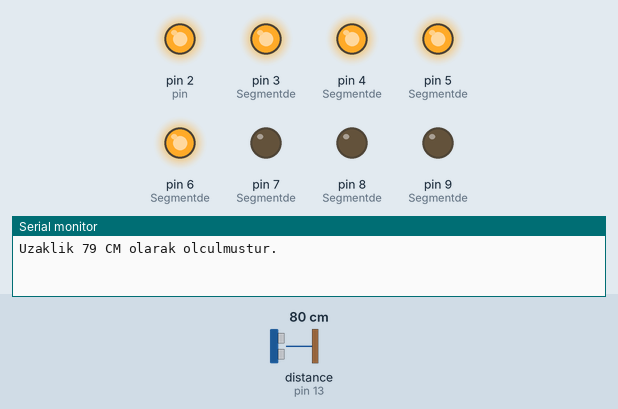
The sketch below on a simulated Arduino Uno, built with avr-gcc and run on an emulated ATmega328P. On the bench: output pins drawn as LEDs (lit = HIGH), the last lines printed to the serial monitor. Wiring (inferred from the names in the program): ultrasonic range finder: trigger pin 12; echo pin 13. The test bench sets the inputs (shaded band); at power-on: distance to the obstacle (sensor on pin 13) 80 cm. The echo pulse lasts 58.3 µs per cm; pins used as bus, display or sensor lines are not drawn.

Above: at 0.4 s.
At 2.4 s:
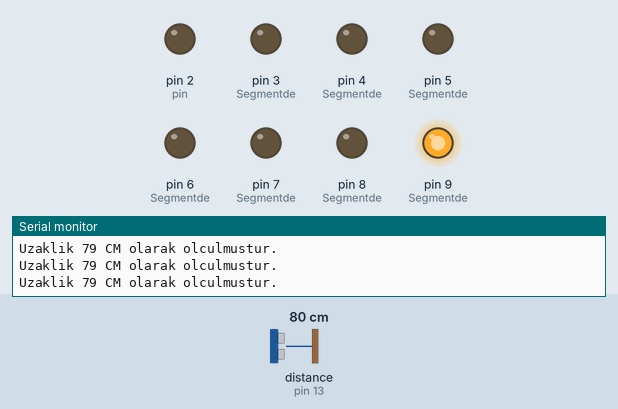
At 3.4 s:
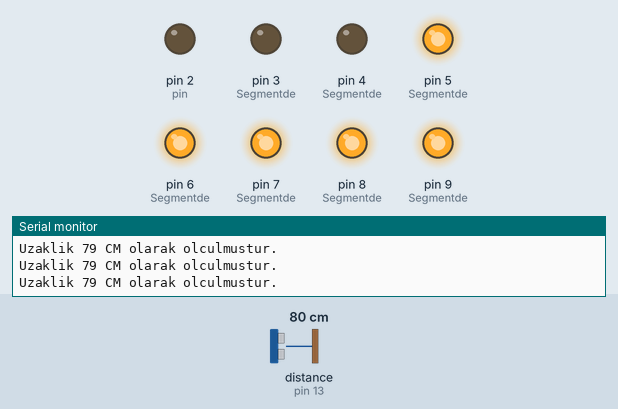
At 5.4 s:
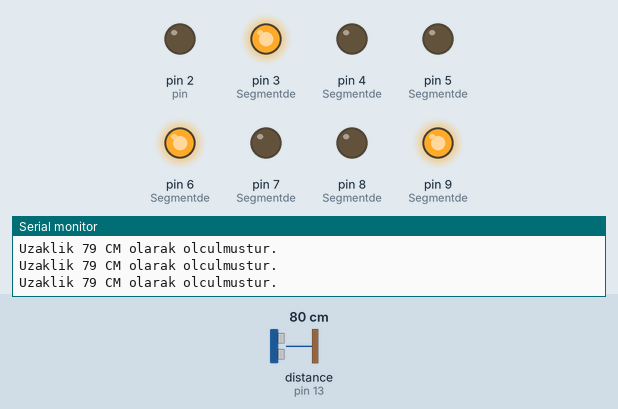
At 8.4 s:
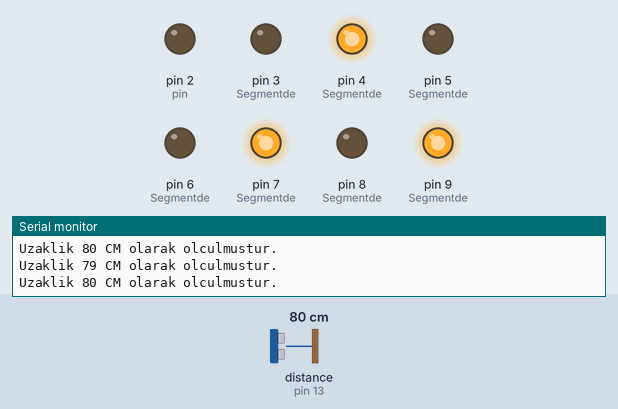
At 11.3 s:
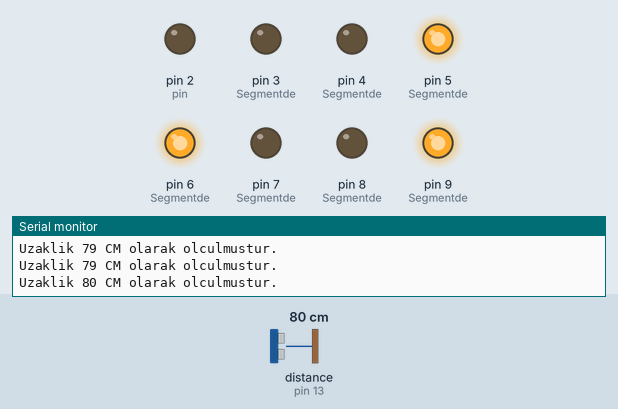
Timing chart, 0 to 12.9 s (numbered marks = the images above):
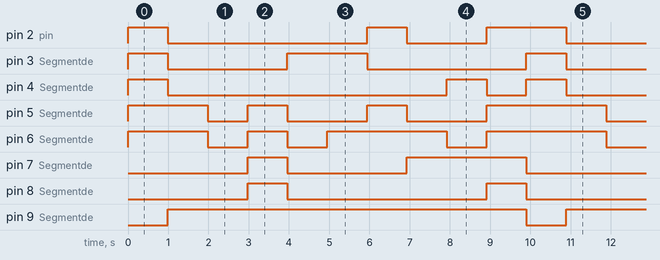

The sketch:

2_3_servensegmentmultitask.ino
```cpp
#include <Arduino_FreeRTOS.h>

int trigPin = 12; /* Sensorun trig pini Arduinonun 6 numaralı ayağına bağlandı */
int echoPin = 13;  /* Sensorun echo pini Arduinonun 7 numaralı ayağına bağlandı */

long sure;
long uzaklik;

void setup() {
  // put your setup code here, to run once:
pinMode(2, OUTPUT); //Segmentde "A" kısmı
  pinMode(3, OUTPUT); //Segmentde "B" kısmı
  pinMode(4, OUTPUT); //Segmentde "C" kısmı
  pinMode(5, OUTPUT); //Segmentde "D" kısmı
  pinMode(6, OUTPUT); //Segmentde "E" kısmı
  pinMode(7, OUTPUT); //Segmentde "F" kısmı
  pinMode(8, OUTPUT); //Segmentde "G" kısmı
  pinMode(9, OUTPUT); //Segmentde "DP" kısmı (Nokta kısmı)

pinMode(trigPin, OUTPUT); /* trig pini çıkış olarak ayarlandı */
  pinMode(echoPin,INPUT); /* echo pini giriş olarak ayarlandı */
  Serial.begin(9600); /* Seri haberlesme baslatildi */
xTaskCreate(
    vTaskDisplay
    , "task 1"
    , 128
    ,NULL
    ,1
    ,NULL);

  // put your setup code here, to run once:
  xTaskCreate(
    vTaskMesafe
    , "task 2"
    , 128
    ,NULL
    ,2
    ,NULL);

}

void loop() {
  // put your main code here, to run repeatedly:

}
void vTaskDisplay(void *pvParameters)
{
   byte seven_seg_digits[10][8] = {
  { 0,0,0,0,0,0,1,1 },  // = 0
  { 1,0,0,1,1,1,1,1 },  // = 1
  { 0,0,1,0,0,1,0,1 },  // = 2
  { 0,0,0,0,1,1,0,1 },  // = 3
  { 1,0,0,1,1,0,0,1 },  // = 4
  { 0,1,0,0,1,0,0,1 },  // = 5
  { 0,1,0,0,0,0,0,1 },  // = 6
  { 0,0,0,1,1,1,1,1 },  // = 7
  { 0,0,0,0,0,0,0,1 },  // = 8
  { 0,0,0,1,1,0,0,1 }   // = 9
};
 for(;;)
  {
    for (byte count = 10; count > 0; --count)
    {
      byte pin = 2;
      for (byte segCount = 0; segCount < 8; ++segCount)
      {
        digitalWrite(pin, seven_seg_digits[count][segCount]);
        ++pin;
      }
      vTaskDelay(1000/ portTICK_PERIOD_MS);
    }
  }
}
void vTaskMesafe(void *pvParameters)
{
  for(;;)
  {
    digitalWrite(trigPin, LOW); /* sensör pasif hale getirildi */
    vTaskDelay(5/ portTICK_PERIOD_MS);
    digitalWrite(trigPin, HIGH); /* Sensore ses dalgasının üretmesi için emir verildi */
    vTaskDelay(10/ portTICK_PERIOD_MS);
    digitalWrite(trigPin, LOW);  /* Yeni dalgaların üretilmemesi için trig pini LOW konumuna getirildi */
    sure = pulseIn(echoPin, HIGH); /* ses dalgasının geri dönmesi için geçen sure ölçülüyor */
    uzaklik= sure /29.1/2; /* ölçülen sure uzaklığa çevriliyor */
    if(uzaklik > 200)
      uzaklik = 200;
    Serial.print("Uzaklik ");
    Serial.print(uzaklik); /* hesaplanan uzaklık bilgisayara aktarılıyor */
    Serial.println(" CM olarak olculmustur.");
    vTaskDelay(500/ portTICK_PERIOD_MS);
  }
}
```

Measured:
- by itself, pin 2 (pin): repeats every 9.9 s: LOW 5.0 s, HIGH 0.99 s, LOW 2.0 s, HIGH 2.0 s
- by itself, pin 3 (Segmentde): repeats every 9.9 s: LOW 3.0 s, HIGH 2.0 s, LOW 4.0 s, HIGH 0.99 s
- by itself, pin 4 (Segmentde): repeats every 9.9 s: LOW 6.9 s, HIGH 0.99 s, LOW 0.99 s, HIGH 0.99 s
- by itself, pin 5 (Segmentde): repeats every 9.9 s: LOW 0.99 s, 2 × (HIGH 0.99 s, LOW 2.0 s), HIGH 3.0 s
- by itself, pin 6 (Segmentde): repeats every 9.9 s: LOW 0.99 s, HIGH 0.99 s, 2 × (LOW 0.99 s, HIGH 3.0 s)
- by itself, pin 7 (Segmentde): repeats every 9.9 s: LOW 3.0 s, HIGH 3.0 s, LOW 3.0 s, HIGH 0.99 s
- by itself, pin 8 (Segmentde): repeats every 9.9 s: LOW 5.0 s, HIGH 0.99 s, LOW 3.0 s, HIGH 0.99 s
- by itself, pin 9 (Segmentde): alternates HIGH for 8.9 s and LOW for 0.99 s
